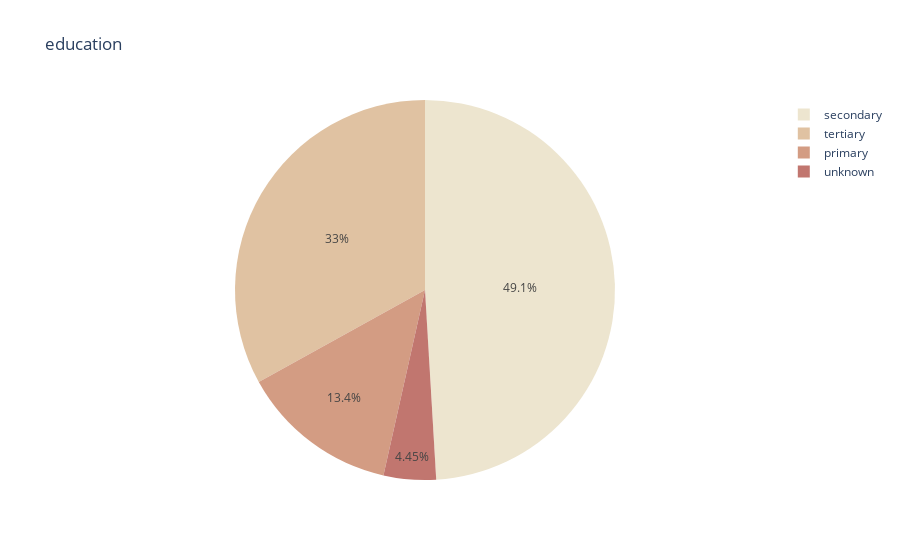

The notebook cell this image was saved under:
### Code cell
fig = px.pie(data, values=np.ones(11162), names='education', title='education',color_discrete_sequence=px.colors.sequential.Brwnyl)
fig.show()

### Figure 1 — Plotly figure (JSON) as saved in the notebook; plotly's stock layout.template omitted (floating-point values rounded to 4 significant figures; data arrays with more than 128 entries replaced by an {"elided": "..."} marker saying what was removed)
{"data": [{"domain": {"x": [0, 1], "y": [0, 1]}, "hovertemplate": "education=%{label}<br>value=%{value}<extra></extra>", "labels": {"elided": "11162 str values"}, "legendgroup": "", "name": "", "showlegend": true, "type": "pie", "values": {"elided": "11162 int values"}}], "layout": {"legend": {"tracegroupgap": 0}, "piecolorway": ["rgb(237, 229, 207)", "rgb(224, 194, 162)", "rgb(211, 156, 131)", "rgb(193, 118, 111)", "rgb(166, 84, 97)", "rgb(129, 55, 83)", "rgb(84, 31, 63)"], "title": {"text": "education"}}}
